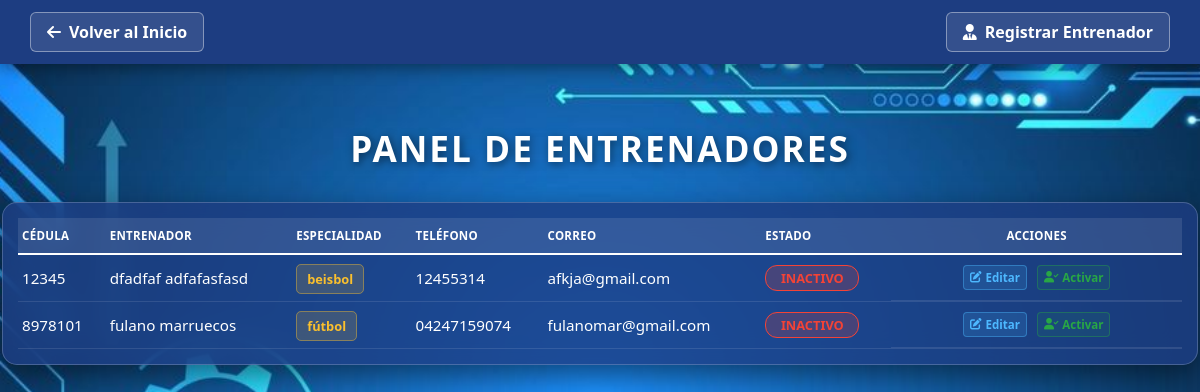
Page /vista/ver_entrenadores.php?pagina=1 on the earlier database version.
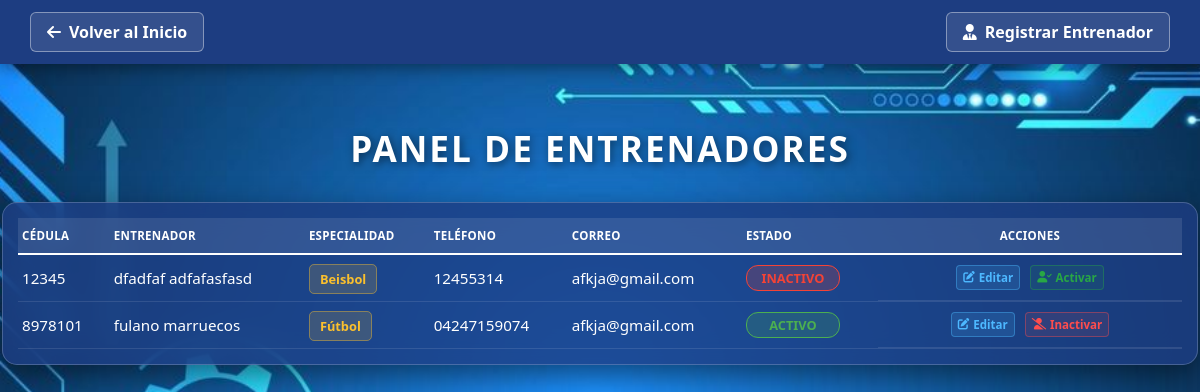
Same page on the later database version.
### tables this page shows
CREATE TABLE `entrenadores` (
  `id` int(11) NOT NULL,
  `cedula` varchar(20) NOT NULL,
  `nombre` varchar(100) NOT NULL,
  `apellido` varchar(100) NOT NULL,
  `disciplina_id` int(11) DEFAULT NULL,
  `telefono` varchar(20) DEFAULT NULL,
  `correo` varchar(100) DEFAULT NULL,
  `estado` enum('activo','inactivo') NOT NULL
);

CREATE TABLE `disciplinas` (
  `id` int(11) NOT NULL,
  `nombre_disciplina` varchar(50) NOT NULL
);

### controlador/controlador_entrenadores.php (called while the page is built, shortened)
<?php
require_once 'conexion.php';
$limite = 10;
$pagina = isset($_GET['pagina']) ? (int)$_GET['pagina'] : 1;
$inicio = ($pagina - 1) * $limite;
$query = "SELECT e.id, e.cedula, e.nombre, e.apellido, e.telefono, e.correo, e.estado, d.nombre_disciplina
          FROM entrenadores e
          LEFT JOIN disciplinas d ON e.disciplina_id = d.id
          ORDER BY e.id DESC
          LIMIT ? OFFSET ?";
$stmt = $conexion->prepare($query);
$stmt->bind_param("ii", $limite, $inicio);
$stmt->execute();
$resultado = $stmt->get_result();
?>

### vista/ver_entrenadores.php (the view, shortened to what this page needs)
<?php
require_once '../controlador/controlador_entrenadores.php';
?>
<!DOCTYPE html>
<html lang="es">
<head>
    <link rel="stylesheet" href="../estilo/style11.css">
    <link rel="stylesheet" href="../estilo/style5.css">
    <link rel="stylesheet" href="https://cdnjs.cloudflare.com/ajax/libs/font-awesome/6.0.0/css/all.min.css">
</head>
<body>
    <header class="main-header">
        <div class="header-container">
            <a href="../vista/inicio.php" class="btn-back">
                <i class="fas fa-arrow-left"></i> Volver al Inicio
            </a>
            <a href="registrar_entrenadores.php" class="btn-back">
                <i class="fas fa-user-tie"></i> Registrar Entrenador
            </a>
        </div>
    </header>
    <main class="central-container">
        <h1 class="main-title">Panel de Entrenadores</h1>
        <div class="glass-table-container">
            <?php if (isset($resultado) && $resultado->num_rows > 0): ?>
                <table class="user-table">
                    <thead>
                        <tr>
                            <th>Cédula</th>
                            <th>Entrenador</th>
                            <th>Especialidad</th>
                            <th>Teléfono</th>
                            <th>Correo</th>
                            <th>Estado</th>
                            <th style="text-align: center;">Acciones</th>
                        </tr>
                    </thead>
                    <tbody>
                        <?php while($row = $resultado->fetch_assoc()): ?>
                            <tr>
                                <td><?php echo htmlspecialchars($row['cedula']); ?></td>
                                <td><?php echo htmlspecialchars($row['nombre'] . " " . $row['apellido']); ?></td>
                                <td>
                                    <span class="badge-disciplina">
                                        <?php echo htmlspecialchars($row['nombre_disciplina'] ?? 'Sin asignar'); ?>
                                    </span>
                                </td>
                                <td><?php echo htmlspecialchars($row['telefono']); ?></td>
                                <td><?php echo htmlspecialchars($row['correo']); ?></td>
                                <td>
                                    <?php $clase = ($row['estado'] == 'activo') ? 'estado-activo' : 'estado-inactivo'; ?>
                                    <span class="badge-estado <?php echo $clase; ?>"><?php echo ucfirst($row['estado']); ?></span>
                                </td>
                                <td class="action-cell">
                                    <a href="editar_entrenador.php?id=<?php echo $row['id']; ?>&pagina=<?php echo $pagina; ?>" class="btn-table edit">
                                        <i class="fas fa-edit"></i> Editar
                                    </a>
                                    <?php if ($row['estado'] == 'activo'): ?>
                                        <a href="../controlador/controlador_estado_entrenador.php?id=<?php echo $row['id']; ?>&actual=activo&pagina=<?php echo $pagina; ?>" class="btn-inactivar">
                                            <i class="fas fa-user-slash"></i> Inactivar
                                        </a>
                                    <?php else: ?>
                                        <a href="../controlador/controlador_estado_entrenador.php?id=<?php echo $row['id']; ?>&actual=inactivo&pagina=<?php echo $pagina; ?>" class="btn-activar">
                                            <i class="fas fa-user-check"></i> Activar
                                        </a>
                                    <?php endif; ?>
                                </td>
                            </tr>
                        <?php endwhile; ?>
                    </tbody>
                </table>
            <?php endif; ?>
        </div>
    </main>
</body>
</html>

Differences in the rows shown:
changed through a linked row, entrenadores "dfadfaf adfafasfasd": disciplina.nombre_disciplina "beisbol" → "Beisbol"
changed entrenadores "fulano marruecos": disciplina.nombre_disciplina "fútbol" → "Fútbol"; correo "fulanomar@gmail.com" → "afkja@gmail.com"; estado "INACTIVO" → "ACTIVO"; estado "Activar" → "Inactivar"
